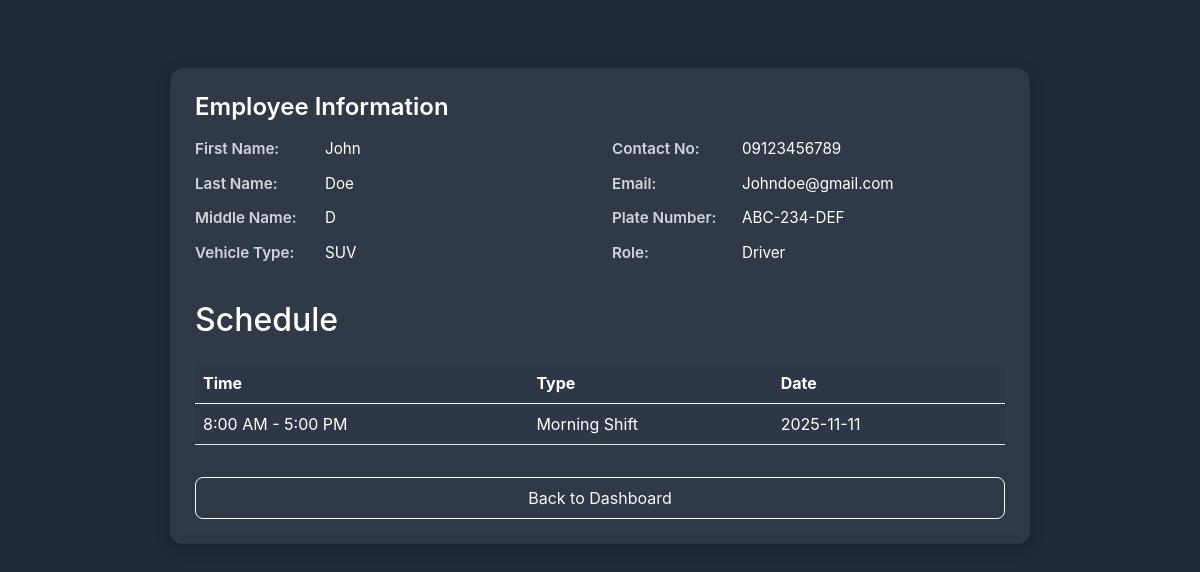
Screenshot of /employee/schedule.php (signed in) with the database file from the repository.
### tables this page shows
CREATE TABLE `driver` (
  `id` int(11) NOT NULL,
  `firstname` varchar(255) NOT NULL,
  `lastname` varchar(255) NOT NULL,
  `middlename` varchar(255) NOT NULL,
  `contact_no` varchar(20) NOT NULL,
  `password` varchar(255) NOT NULL,
  `email` varchar(255) NOT NULL,
  `plate_number` varchar(255) NOT NULL,
  `vehicle_type` varchar(255) NOT NULL,
  `status` enum('Active','Inactive') NOT NULL DEFAULT 'Active',
  `role_id` int(10) NOT NULL
);

CREATE TABLE `role` (
  `id` int(11) NOT NULL,
  `role` varchar(255) NOT NULL
);

CREATE TABLE `schedule` (
  `id` int(11) NOT NULL,
  `shift_date` date DEFAULT NULL,
  `shift_start` varchar(255) DEFAULT NULL,
  `shift_end` varchar(255) DEFAULT NULL,
  `shift_type` varchar(255) DEFAULT NULL,
  `scheduled_at` date DEFAULT NULL,
  `driver_id` int(11) DEFAULT NULL
);

### employee/schedule.php (the view, shortened to what this page needs)
<?php
include '../database/connection.php';
include '../includes/loader.php';
try{
  if (isset($_SESSION["id"]) && is_numeric($_SESSION["id"])) {
    $driver_id = (int) $_SESSION["id"];
    $stmt = $conn->prepare("SELECT d.firstname,
                            d.lastname,
                            d.middlename,
                            d.contact_no,
                            d.email,
                            d.plate_number,
                            d.vehicle_type,
                            r.role,
                            s.shift_date,
                            s.shift_start,
                            s.shift_end,
                            s.shift_type
                            FROM driver d
                            LEFT JOIN role r ON d.role_id = r.id
                            LEFT JOIN schedule s ON d.id = s.driver_id
                            WHERE d.id = ?  ORDER BY s.scheduled_at DESC, s.id DESC LIMIT 1");
    $stmt->bind_param("i", $driver_id);
    $stmt->execute();
    $result = $stmt->get_result();
    if ($row = $result->fetch_assoc()) {
        $driver = $row;
    } else {
    }
} else {
}
}catch (Exception $e) {
  echo "Exception: " . $e->getMessage();
  $message = "<p class='text-danger'>An unexpected error occurred. Please try again later.</p>";
}
finally{
    $conn->close();
}
?>
<!DOCTYPE html>
<html lang="en">
<head>
  <link rel="stylesheet" href="../assets/bootstrap/css/bootstrap.min.css">
  <link rel="stylesheet" href="https://cdnjs.cloudflare.com/ajax/libs/font-awesome/6.4.0/css/all.min.css">
</head>
<body>
  <div class="container my-5">
  <div class="card">
    <h2 class="card-title">Employee Information</h2>
    <div class="row">
      <div class="col-md-6">
        <div class="info-pair"><strong>First Name:</strong> <?= ucfirst(htmlspecialchars($driver['firstname'] ?? '')); ?></div>
        <div class="info-pair"><strong>Last Name:</strong> <?= ucfirst(htmlspecialchars($driver['lastname'] ?? '')); ?></div>
        <div class="info-pair"><strong>Middle Name:</strong> <?= ucfirst(htmlspecialchars($driver['middlename'] ?? '')); ?></div>
        <div class="info-pair"><strong>Vehicle Type:</strong> <?= ucfirst(htmlspecialchars($driver['vehicle_type'] ?? '')); ?></div>
      </div>
      <div class="col-md-6">
        <div class="info-pair"><strong>Contact No:</strong> <?= ucfirst(htmlspecialchars($driver['contact_no'] ?? '')); ?></div>
        <div class="info-pair"><strong>Email:</strong> <?= ucfirst(htmlspecialchars($driver['email'] ?? '')); ?></div>
        <div class="info-pair"><strong>Plate Number:</strong> <?= ucfirst(htmlspecialchars($driver['plate_number'] ?? '')); ?></div>
        <div class="info-pair"><strong>Role:</strong> <?= ucfirst(htmlspecialchars($driver['role'] ?? '')); ?></div>
      </div>
    </div>
    <h2 class="mb-4 mt-4">Schedule</h2>
    <div class="table-responsive">
      <table class="table">
        <thead>
          <tr>
            <th scope="col">Time</th>
            <th scope="col">Type</th>
            <th scope="col">Date</th>
            <th></th>
          </tr>
        </thead>
        <tbody>
          <tr>
            <td>
              <?= ucfirst(htmlspecialchars($driver['shift_start'] ?? '')) . ' - ' . ($driver['shift_end'] ?? '') ?>
            </td>
            <td><?= ucfirst(htmlspecialchars($driver['shift_type'] ?? '')); ?></td>
            <td><?= ucfirst(htmlspecialchars($driver['shift_date'] ?? '')); ?></td>
            <td></td>
          </tr>
        </tbody>
      </table>
    </div>
    <a href="../employee/home.php" class="btn btn-outline-light mt-3">Back to Dashboard</a>
  </div>
</div>
    </body>
</html>

### includes/loader.php (style rules this page uses)
body { animation-name: example; animation-duration: 3s; }

### employee/schedule.php (style rules this page uses)
body { margin: 0; background: #1f2937; color: #ffffff; font-family: 'Inter', -apple-system, BlinkMacSystemFont, sans-serif; }
.container { max-width: 900px; padding: 20px; }
.card { background: rgba(255, 255, 255, 0.08); border-radius: 12px; padding: 24px; box-shadow: 0 4px 16px rgba(0, 0, 0, 0.15); backdrop-filter: blur(6px); }
.card-title { font-size: 1.5rem; font-weight: 600; margin-bottom: 16px; }
.info-pair { display: flex; gap: 10px; font-size: 0.95rem; margin-bottom: 12px; }
.info-pair strong { min-width: 120px; color: #d1d5db; font-weight: 600; }
.btn-outline-light { border-radius: 8px; padding: 8px 16px; }
.table td, .table th { color: #ffffff; background-color: #2d3748; }

### rows the page displays
driver: firstname "John", lastname "Doe", middlename "D", vehicle_type "SUV", contact_no "09123456789", email "Johndoe@gmail.com", plate_number "ABC-234-DEF", role.role "Driver", schedule.shift_start "8:00 AM", schedule.shift_end "5:00 PM", schedule.shift_type "Morning Shift", schedule.shift_date "2025-11-11"
